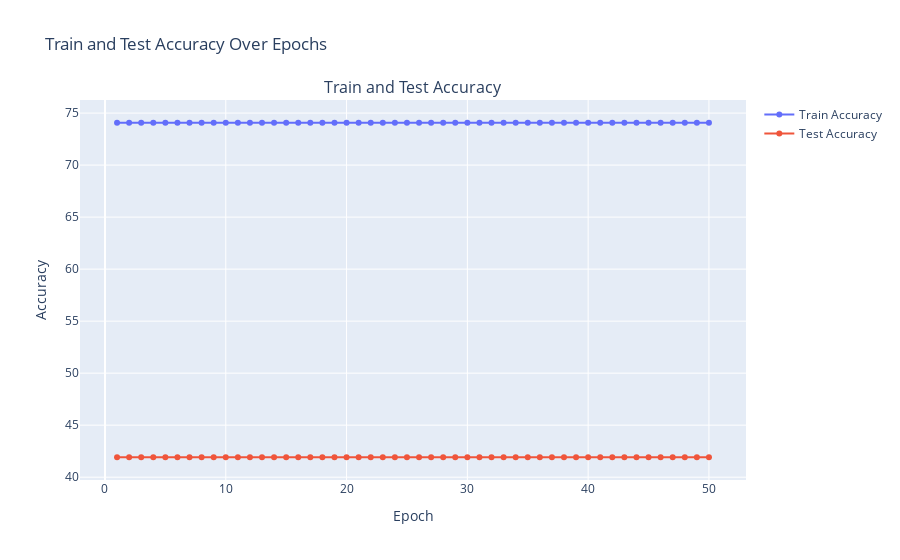
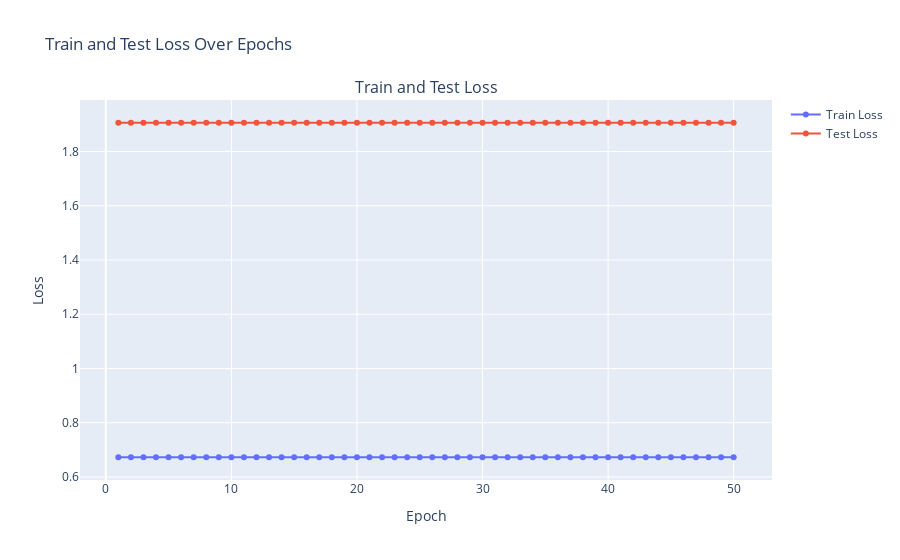
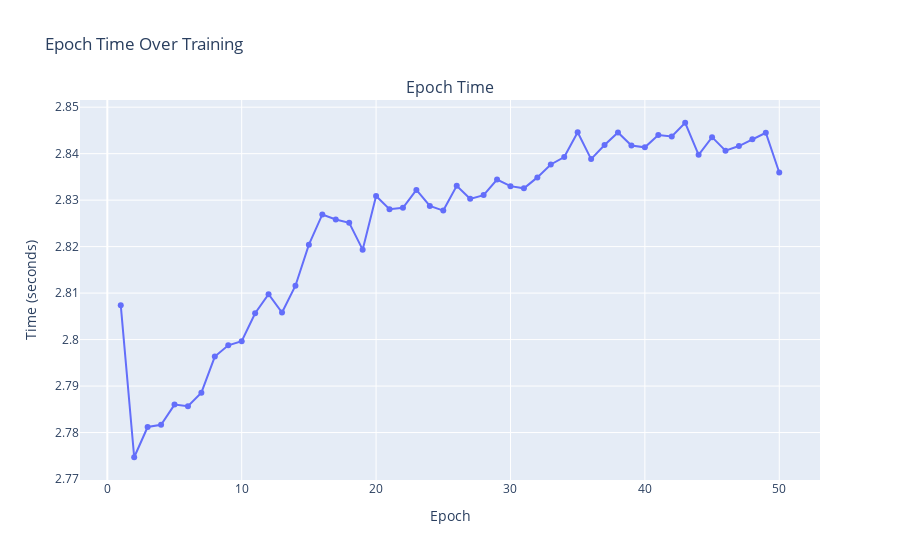

The code cell stored with these charts, in order, in its notebook:
### Code cell
# Training and testing the model
train_losses = []
train_accuracies = []
test_losses = []
test_accuracies = []
epoch_times = []
num_epochs = 50
total_time = 0

for epoch in range(num_epochs):
    start_time = time.time() 
    
    train_loss, train_acc = train(LeNetModel, train_loader_AN, loss, optimizerAN, device)
    test_loss, test_acc = test(LeNetModel, test_loader_AN, loss, device)
    
    end_time = time.time() 
    epoch_time = end_time - start_time  
    total_time += epoch_time  
    epoch_times.append(epoch_time)  
    
    train_losses.append(train_loss)
    train_accuracies.append(train_acc)
    test_losses.append(test_loss)
    test_accuracies.append(test_acc)

    if (epoch + 1) % 5 == 0:
        print(f"Epoch {epoch+1}/{num_epochs}")
        print(f"Train Loss: {train_loss:.4f}, Train Accuracy: {train_acc:.2f}%, Time: {epoch_time:.2f} seconds")
        print(f"Test Loss: {test_loss:.4f}, Test Accuracy: {test_acc:.2f}%")

print(f"Total training and testing time: {total_time:.2f} seconds")

plot_training_metrics(train_accuracies, test_accuracies, train_losses, test_losses, epoch_times, num_epochs)

### Figure 1 — Plotly figure (JSON) as saved in the notebook; plotly's stock layout.template omitted (floating-point values rounded to 4 significant figures)
{"data": [{"mode": "lines+markers", "name": "Train Accuracy", "type": "scatter", "x": [1, 2, 3, 4, 5, 6, 7, 8, 9, 10, 11, 12, 13, 14, 15, 16, 17, 18, 19, 20, 21, 22, 23, 24, 25, 26, 27, 28, 29, 30, 31, 32, 33, 34, 35, 36, 37, 38, 39, 40, 41, 42, 43, 44, 45, 46, 47, 48, 49, 50], "y": [74.07, 74.07, 74.07, 74.07, 74.07, 74.07, 74.07, 74.07, 74.07, 74.07, 74.07, 74.07, 74.07, 74.07, 74.07, 74.07, 74.07, 74.07, 74.07, 74.07, 74.07, 74.07, 74.07, 74.07, 74.07, 74.07, 74.07, 74.07, 74.07, 74.07, 74.07, 74.07, 74.07, 74.07, 74.07, 74.07, 74.07, 74.07, 74.07, 74.07, 74.07, 74.07, 74.07, 74.07, 74.07, 74.07, 74.07, 74.07, 74.07, 74.07]}, {"mode": "lines+markers", "name": "Test Accuracy", "type": "scatter", "x": [1, 2, 3, 4, 5, 6, 7, 8, 9, 10, 11, 12, 13, 14, 15, 16, 17, 18, 19, 20, 21, 22, 23, 24, 25, 26, 27, 28, 29, 30, 31, 32, 33, 34, 35, 36, 37, 38, 39, 40, 41, 42, 43, 44, 45, 46, 47, 48, 49, 50], "y": [41.92, 41.92, 41.92, 41.92, 41.92, 41.92, 41.92, 41.92, 41.92, 41.92, 41.92, 41.92, 41.92, 41.92, 41.92, 41.92, 41.92, 41.92, 41.92, 41.92, 41.92, 41.92, 41.92, 41.92, 41.92, 41.92, 41.92, 41.92, 41.92, 41.92, 41.92, 41.92, 41.92, 41.92, 41.92, 41.92, 41.92, 41.92, 41.92, 41.92, 41.92, 41.92, 41.92, 41.92, 41.92, 41.92, 41.92, 41.92, 41.92, 41.92]}], "layout": {"annotations": [{"font": {"size": 16}, "showarrow": false, "text": "Train and Test Accuracy", "x": 0.5, "xanchor": "center", "xref": "paper", "y": 1, "yanchor": "bottom", "yref": "paper"}], "autosize": true, "title": {"text": "Train and Test Accuracy Over Epochs"}, "xaxis": {"anchor": "y", "autorange": true, "domain": [0, 1], "range": [-1.987, 52.99], "title": {"text": "Epoch"}, "type": "linear"}, "yaxis": {"anchor": "x", "autorange": true, "domain": [0, 1], "range": [39.26, 76.72], "title": {"text": "Accuracy"}, "type": "linear"}}}

### Figure 2 — Plotly figure (JSON) as saved in the notebook; plotly's stock layout.template omitted (floating-point values rounded to 4 significant figures)
{"data": [{"mode": "lines+markers", "name": "Train Loss", "type": "scatter", "x": [1, 2, 3, 4, 5, 6, 7, 8, 9, 10, 11, 12, 13, 14, 15, 16, 17, 18, 19, 20, 21, 22, 23, 24, 25, 26, 27, 28, 29, 30, 31, 32, 33, 34, 35, 36, 37, 38, 39, 40, 41, 42, 43, 44, 45, 46, 47, 48, 49, 50], "y": [0.6727, 0.6727, 0.6727, 0.6727, 0.6727, 0.6727, 0.6727, 0.6727, 0.6727, 0.6727, 0.6727, 0.6727, 0.6727, 0.6727, 0.6727, 0.6727, 0.6727, 0.6727, 0.6727, 0.6727, 0.6727, 0.6727, 0.6727, 0.6727, 0.6727, 0.6727, 0.6727, 0.6727, 0.6727, 0.6727, 0.6727, 0.6727, 0.6727, 0.6727, 0.6727, 0.6727, 0.6727, 0.6727, 0.6727, 0.6727, 0.6727, 0.6727, 0.6727, 0.6727, 0.6727, 0.6727, 0.6727, 0.6727, 0.6727, 0.6727]}, {"mode": "lines+markers", "name": "Test Loss", "type": "scatter", "x": [1, 2, 3, 4, 5, 6, 7, 8, 9, 10, 11, 12, 13, 14, 15, 16, 17, 18, 19, 20, 21, 22, 23, 24, 25, 26, 27, 28, 29, 30, 31, 32, 33, 34, 35, 36, 37, 38, 39, 40, 41, 42, 43, 44, 45, 46, 47, 48, 49, 50], "y": [1.906, 1.906, 1.906, 1.906, 1.906, 1.906, 1.906, 1.906, 1.906, 1.906, 1.906, 1.906, 1.906, 1.906, 1.906, 1.906, 1.906, 1.906, 1.906, 1.906, 1.906, 1.906, 1.906, 1.906, 1.906, 1.906, 1.906, 1.906, 1.906, 1.906, 1.906, 1.906, 1.906, 1.906, 1.906, 1.906, 1.906, 1.906, 1.906, 1.906, 1.906, 1.906, 1.906, 1.906, 1.906, 1.906, 1.906, 1.906, 1.906, 1.906]}], "layout": {"annotations": [{"font": {"size": 16}, "showarrow": false, "text": "Train and Test Loss", "x": 0.5, "xanchor": "center", "xref": "paper", "y": 1, "yanchor": "bottom", "yref": "paper"}], "autosize": true, "title": {"text": "Train and Test Loss Over Epochs"}, "xaxis": {"anchor": "y", "autorange": true, "domain": [0, 1], "range": [-1.98, 52.98], "title": {"text": "Epoch"}, "type": "linear"}, "yaxis": {"anchor": "x", "autorange": true, "domain": [0, 1], "range": [0.5709, 2.008], "title": {"text": "Loss"}, "type": "linear"}}}

### Figure 3 — Plotly figure (JSON) as saved in the notebook; plotly's stock layout.template omitted (floating-point values rounded to 4 significant figures)
{"data": [{"mode": "lines+markers", "name": "Epoch Time", "type": "scatter", "x": [1, 2, 3, 4, 5, 6, 7, 8, 9, 10, 11, 12, 13, 14, 15, 16, 17, 18, 19, 20, 21, 22, 23, 24, 25, 26, 27, 28, 29, 30, 31, 32, 33, 34, 35, 36, 37, 38, 39, 40, 41, 42, 43, 44, 45, 46, 47, 48, 49, 50], "y": [2.807, 2.775, 2.781, 2.782, 2.786, 2.786, 2.789, 2.796, 2.799, 2.8, 2.806, 2.81, 2.806, 2.812, 2.82, 2.827, 2.826, 2.825, 2.819, 2.831, 2.828, 2.828, 2.832, 2.829, 2.828, 2.833, 2.83, 2.831, 2.834, 2.833, 2.833, 2.835, 2.838, 2.839, 2.845, 2.839, 2.842, 2.845, 2.842, 2.841, 2.844, 2.844, 2.847, 2.84, 2.844, 2.841, 2.842, 2.843, 2.845, 2.836]}], "layout": {"annotations": [{"font": {"size": 16}, "showarrow": false, "text": "Epoch Time", "x": 0.5, "xanchor": "center", "xref": "paper", "y": 1, "yanchor": "bottom", "yref": "paper"}], "autosize": true, "title": {"text": "Epoch Time Over Training"}, "xaxis": {"anchor": "y", "autorange": true, "domain": [0, 1], "range": [-1.966, 52.97], "title": {"text": "Epoch"}, "type": "linear"}, "yaxis": {"anchor": "x", "autorange": true, "domain": [0, 1], "range": [2.769, 2.853], "title": {"text": "Time (seconds)"}, "type": "linear"}}}
